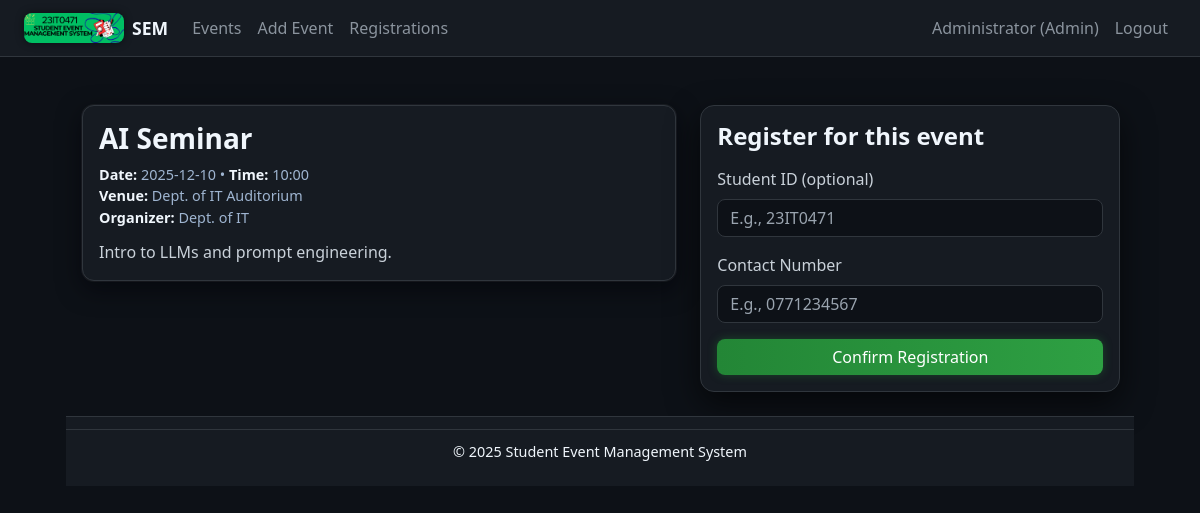
Before: /event_register.php?id=1 (signed in) with the older database file.
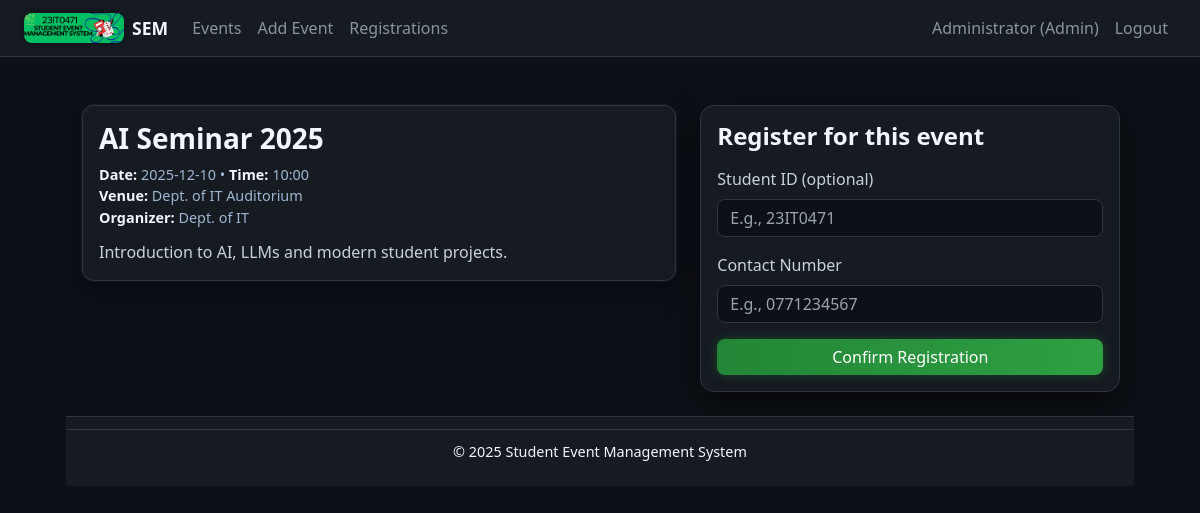
After: the same page with the newer database file.
### tables this page shows
CREATE TABLE events (
    event_id      INT UNSIGNED AUTO_INCREMENT PRIMARY KEY,
    title         VARCHAR(255) NOT NULL,
    date          DATE NOT NULL,
    time          TIME NULL,
    venue         VARCHAR(255) NOT NULL,
    organizer     VARCHAR(255) DEFAULT NULL,
    description   TEXT,
    banner_path   VARCHAR(255) DEFAULT NULL,   
    created_by    INT UNSIGNED NULL,
    created_at    TIMESTAMP DEFAULT CURRENT_TIMESTAMP,
    CONSTRAINT fk_events_created_by
      FOREIGN KEY (created_by) REFERENCES users(user_id)
      ON DELETE SET NULL
);

### config/auth.php (called while the page is built, shortened)
<?php
function is_logged_in(): bool
{
    return isset($_SESSION['user']);
}
function current_user(): ?array
{
    return $_SESSION['user'] ?? null;
}
function is_admin(): bool
{
    return is_logged_in() && !empty($_SESSION['user']['role']) && $_SESSION['user']['role'] === 'admin';
}

### public/event_register.php (the view, shortened to what this page needs)
<?php
require_once __DIR__ . '/../config/auth.php';
require_once __DIR__ . '/../config/db.php';
$event_id = isset($_GET['id']) ? (int)$_GET['id'] : 0;
$stmt = $pdo->prepare("SELECT * FROM events WHERE event_id = ?");
$stmt->execute([$event_id]);
$event = $stmt->fetch(PDO::FETCH_ASSOC);
include __DIR__ . '/../includes/header.php';
?>
<div class="gh-page">
  <div class="row">
    <div class="col-lg-7 mb-3">
      <div class="card p-3 event-card">
        <h3 class="card-title mb-2"><?= htmlspecialchars($event['title']) ?></h3>
        <p class="meta mb-1">
          <strong>Date:</strong> <?= htmlspecialchars($event['date']) ?>
          <?php if (!empty($event['time'])): ?>
            &bull; <strong>Time:</strong> <?= htmlspecialchars(substr($event['time'],0,5)) ?>
          <?php endif; ?>
          <br>
          <strong>Venue:</strong> <?= htmlspecialchars($event['venue']) ?><br>
          <strong>Organizer:</strong> <?= htmlspecialchars($event['organizer']) ?>
        </p>
        <p class="card-text mt-2"><?= nl2br(htmlspecialchars($event['description'])) ?></p>
      </div>
    </div>
    <div class="col-lg-5">
      <form class="card p-3 auth-card"
            method="post"
            action="/controllers/handle_event_register.php"
            onsubmit="return validateEventRegister(this)">
        <h4 class="mb-3">Register for this event</h4>
        <div class="mb-3">
          <label class="form-label">Student ID (optional)</label>
          <input type="text" class="form-control" name="student_id"
                 placeholder="E.g., 23IT0471">
        </div>
        <div class="mb-3">
          <label class="form-label">Contact Number</label>
          <input type="text" class="form-control" name="contact_no"
                 placeholder="E.g., 0771234567" required>
        </div>
        <button class="btn btn-primary w-100" type="submit">Confirm Registration</button>
      </form>
    </div>
  </div>
</div>
<?php include __DIR__ . '/../includes/footer.php'; ?>

### includes/header.php (shortened to what this page needs)
<?php
require_once __DIR__ . '/../config/auth.php';
?>
<!doctype html>
<html lang="en">
<head>
  <link href="https://cdn.jsdelivr.net/npm/bootstrap@5.3.3/dist/css/bootstrap.min.css" rel="stylesheet">
  <link href="/assets/css/style.css" rel="stylesheet">
</head>
<body>
<nav class="navbar navbar-expand-lg">
  <div class="container-fluid px-4">
    <a class="navbar-brand d-flex align-items-center text-light" href="/events.php">
      <img src="/assets/img/footer-banner.png" alt="SEM Logo" class="nav-logo me-2">
      <span class="fw-bold">SEM</span>
    </a>
    <div class="collapse navbar-collapse" id="mainNav">
      <ul class="navbar-nav me-auto mb-2 mb-lg-0">
        <li class="nav-item">
          <a class="nav-link<?= ($_SERVER['REQUEST_URI'] === '/events.php') ? ' active' : '' ?>" href="/events.php">Events</a>
        </li>
        <?php if (is_admin()): ?>
          <li class="nav-item">
            <a class="nav-link<?= ($_SERVER['REQUEST_URI'] === '/admin_add_event.php') ? ' active' : '' ?>" href="/admin_add_event.php">
              Add Event
            </a>
          </li>
          <li class="nav-item">
            <a class="nav-link<?= ($_SERVER['REQUEST_URI'] === '/admin_registrations.php') ? ' active' : '' ?>" href="/admin_registrations.php">
              Registrations
            </a>
          </li>
        <?php endif; ?>
      </ul>
      <ul class="navbar-nav ms-auto">
        <?php if (is_logged_in()): ?>
          <li class="nav-item">
            <span class="nav-link disabled">
              <?= htmlspecialchars(current_user()['name']) ?>
              <?php if (is_admin()): ?> (Admin)<?php endif; ?>
            </span>
          </li>
          <li class="nav-item">
            <a class="nav-link" href="/logout.php">Logout</a>
          </li>
        <?php endif; ?>
      </ul>
    </div>
  </div>
</nav>
<div class="container gh-page">

### includes/footer.php (shortened to what this page needs)
<footer>
  <div class="footer-bar">
    <span>© 2025 Student Event Management System</span>
  </div>
</footer>

Changed rows visible on the page:
changed events "Dept. of IT Auditorium": title "AI Seminar" → "AI Seminar 2025"; description "Intro to LLMs and prompt engineering." → "Introduction to AI, LLMs and modern student projects."
